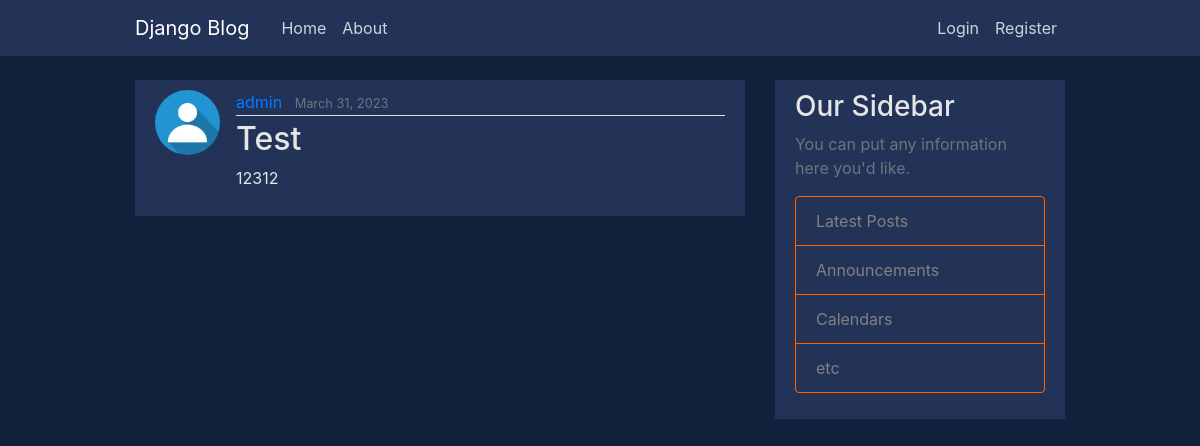
Screenshot of /faceweb/post/1/ with the database file from the repository.
### faceweb/models.py (models this page shows, shortened)
class Post(models.Model):
    title = models.CharField(max_length=100)
    content = models.TextField()
    date_posted = models.DateTimeField(default=timezone.now)
    author = models.ForeignKey(User, on_delete=models.CASCADE)

### users/models.py (models this page shows, shortened)
class Profile(models.Model):
    user = models.OneToOneField(User, on_delete=models.CASCADE)
    ceneo_favourites = models.ManyToManyField(
        Product, related_name='favourites')
    image = models.ImageField(
        default='profile_pics/default.jpg', upload_to='profile_pics')

### faceweb/views.py (the view)
# urls.py: path('post/<int:pk>/', PostDetailView.as_view(), name='post-detail'),
class PostDetailView(DetailView):
    model = Post

### faceweb/templates/faceweb/post_detail.html (shortened to what this page needs)
{% extends "faceweb/base.html" %}
{% block content %}
  <article class="media content-section">
    <img class="rounded-circle article-img" src="{{ object.author.profile.image.url }}">
    <div class="media-body">
      <div class="article-metadata">
        <a class="mr-2" href="{% url 'user-posts' object.author.username %}">{{ object.author }}</a>
        <small class="text-muted">{{ object.date_posted|date:"F d, Y" }}</small>
      </div>
      <h2 class="article-title">{{ object.title }}</h2>
      <p class="article-content">{{ object.content }}</p>
    </div>
  </article>
{% endblock content %}

### faceweb/static/faceweb/main.css (style rules this page uses)
:root { --palette-1: #FFFFFF; --palette-2: #E5E5E5; --palette-3: #ff6300; --palette-4: #14213D; --palette-5: #233358; --palette-6: #000000; }
body { background-size: 6em 6em; background-color: var(--palette-4); color: var(--palette-2); margin-top: 5rem; }
h1, h2, h3, h4, h5, h6 { color: var(--palette-2); }
.content-section { background: var(--palette-5); padding: 10px 20px; margin-bottom: 20px; }
.article-title { color: var(--palette-2); }
.article-content { white-space: pre-line; }
.article-metadata { padding-bottom: 1px; margin-bottom: 4px; border-bottom: 1px solid #e3e3e3 }
.article-img { height: 65px; width: 65px; margin-right: 16px; }

### rows the page displays
Post: author.profile.image (placeholder picture), author "admin", date_posted "March 31, 2023", title "Test", content "12312"
